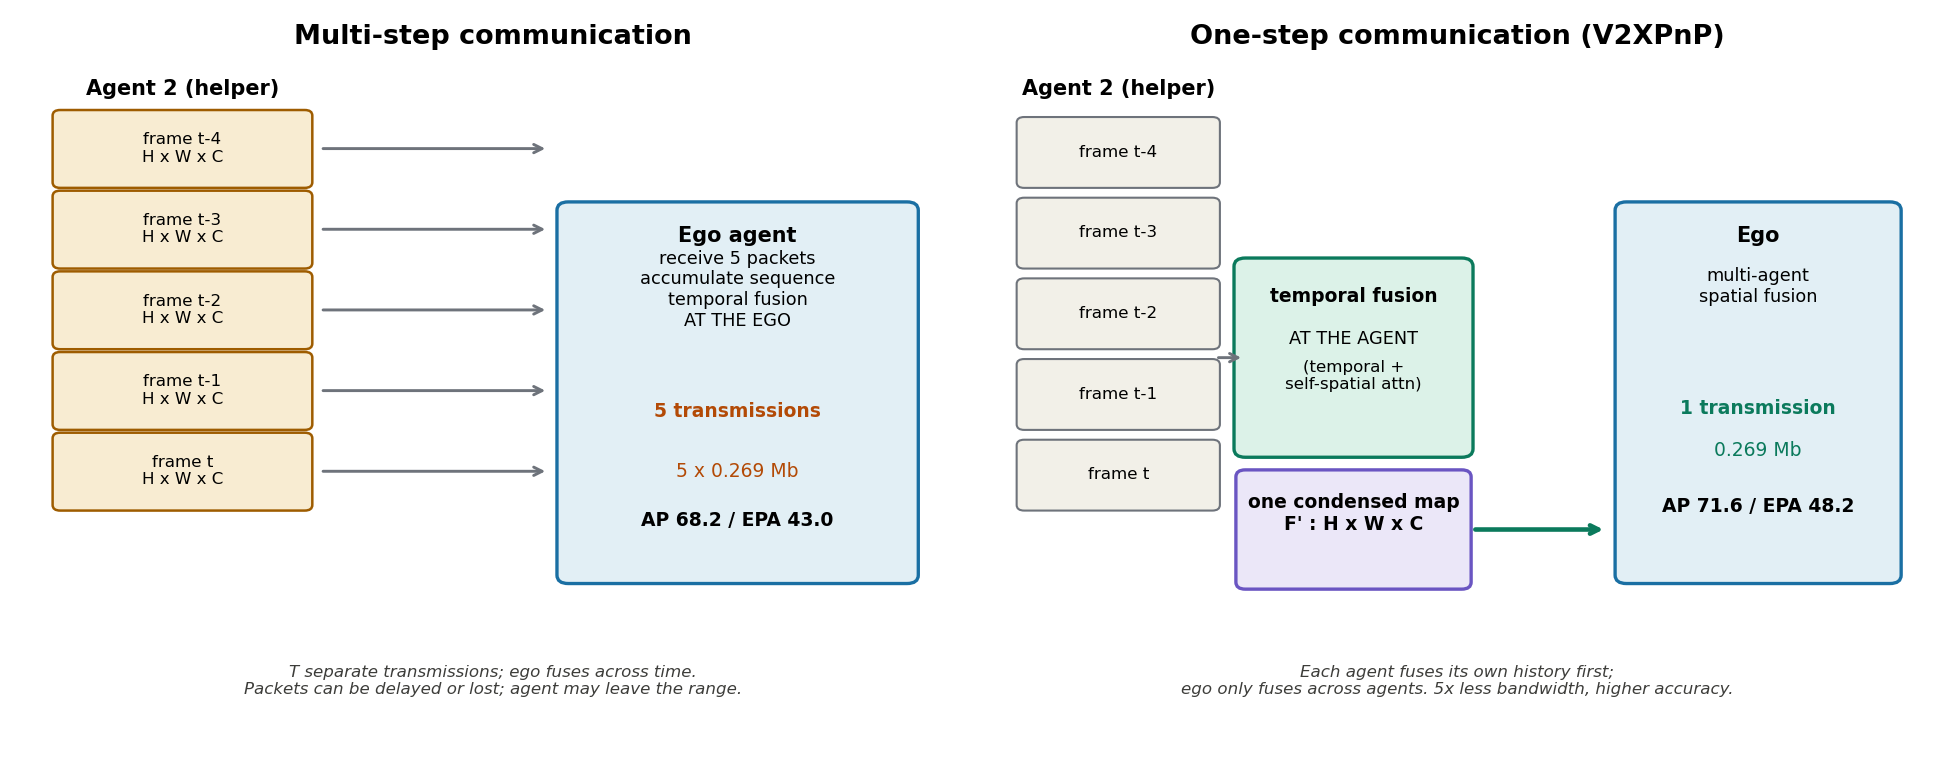

The Python source for this figure:
"""One-step vs multi-step communication in V2XPnP (numbers from Table 2 of the paper)."""
import matplotlib
matplotlib.use("Agg")
import matplotlib.pyplot as plt
import matplotlib.patches as patches

fig, axes = plt.subplots(1, 2, figsize=(13, 5.2))
fig.patch.set_facecolor("white")

# ---------------- left: multi-step ----------------
ax = axes[0]
ax.set_xlim(0, 10); ax.set_ylim(0, 10); ax.axis("off")
ax.set_title("Multi-step communication", fontsize=13, weight="bold")

frames = ["t-4", "t-3", "t-2", "t-1", "t"]
for k, f in enumerate(frames):
    y = 8.2 - k * 1.15
    r = patches.FancyBboxPatch((0.4, y), 2.6, 0.95, boxstyle="round,pad=0.08",
                               facecolor="#f8ecd2", edgecolor="#9e5c00", lw=1.2)
    ax.add_patch(r)
    ax.text(1.7, y + 0.48, f"frame {f}\nH x W x C", ha="center", va="center", fontsize=8)
    ax.annotate("", xy=(5.6, y + 0.48), xytext=(3.15, y + 0.48),
                arrowprops=dict(arrowstyle="->", color="#6e737b", lw=1.4))
ax.text(1.7, 9.45, "Agent 2 (helper)", ha="center", fontsize=10, weight="bold")

ego = patches.FancyBboxPatch((5.8, 2.6), 3.6, 5.2, boxstyle="round,pad=0.12",
                             facecolor="#e2eff5", edgecolor="#1a6fa3", lw=1.6)
ax.add_patch(ego)
ax.text(7.6, 7.35, "Ego agent", ha="center", fontsize=10, weight="bold")
ax.text(7.6, 6.15, "receive 5 packets\naccumulate sequence\ntemporal fusion\nAT THE EGO", ha="center", fontsize=8.5)
ax.text(7.6, 4.85, "5 transmissions", ha="center", fontsize=9, weight="bold", color="#b34a06")
ax.text(7.6, 4.0, "5 x 0.269 Mb", ha="center", fontsize=9, color="#b34a06")
ax.text(7.6, 3.3, "AP 68.2 / EPA 43.0", ha="center", fontsize=9, weight="bold")
ax.text(5, 0.9, "T separate transmissions; ego fuses across time.\n"
                "Packets can be delayed or lost; agent may leave the range.",
        ha="center", fontsize=8, color="#3d3d3a", style="italic")

# ---------------- right: one-step ----------------
ax = axes[1]
ax.set_xlim(0, 10); ax.set_ylim(0, 10); ax.axis("off")
ax.set_title("One-step communication (V2XPnP)", fontsize=13, weight="bold")

for k, f in enumerate(frames):
    y = 8.2 - k * 1.15
    r = patches.FancyBboxPatch((0.4, y), 2.0, 0.85, boxstyle="round,pad=0.08",
                               facecolor="#f2f0e8", edgecolor="#6e737b", lw=1.0)
    ax.add_patch(r)
    ax.text(1.4, y + 0.43, f"frame {f}", ha="center", va="center", fontsize=8)
ax.text(1.4, 9.45, "Agent 2 (helper)", ha="center", fontsize=10, weight="bold")

tf = patches.FancyBboxPatch((2.75, 4.4), 2.3, 2.6, boxstyle="round,pad=0.12",
                            facecolor="#dcf2e8", edgecolor="#0b7a5c", lw=1.6)
ax.add_patch(tf)
ax.text(3.9, 6.5, "temporal fusion", ha="center", fontsize=9, weight="bold")
ax.text(3.9, 5.9, "AT THE AGENT", ha="center", fontsize=8.5)
ax.text(3.9, 5.25, "(temporal +\nself-spatial attn)", ha="center", fontsize=8)
ax.annotate("", xy=(2.75, 5.7), xytext=(2.42, 5.7),
            arrowprops=dict(arrowstyle="->", color="#6e737b", lw=1.4))

cond = patches.FancyBboxPatch((2.75, 2.5), 2.3, 1.5, boxstyle="round,pad=0.1",
                              facecolor="#ebe7f8", edgecolor="#6a55c2", lw=1.6)
ax.add_patch(cond)
ax.text(3.9, 3.25, "one condensed map\nF' : H x W x C", ha="center", fontsize=9, weight="bold")
ax.annotate("", xy=(6.6, 3.25), xytext=(5.15, 3.25),
            arrowprops=dict(arrowstyle="->", color="#0b7a5c", lw=2.2))

ego = patches.FancyBboxPatch((6.8, 2.6), 2.8, 5.2, boxstyle="round,pad=0.12",
                             facecolor="#e2eff5", edgecolor="#1a6fa3", lw=1.6)
ax.add_patch(ego)
ax.text(8.2, 7.35, "Ego", ha="center", fontsize=10, weight="bold")
ax.text(8.2, 6.5, "multi-agent\nspatial fusion", ha="center", fontsize=8.5)
ax.text(8.2, 4.9, "1 transmission", ha="center", fontsize=9, weight="bold", color="#0b7a5c")
ax.text(8.2, 4.3, "0.269 Mb", ha="center", fontsize=9, color="#0b7a5c")
ax.text(8.2, 3.5, "AP 71.6 / EPA 48.2", ha="center", fontsize=9, weight="bold")
ax.text(5, 0.9, "Each agent fuses its own history first;\n"
                "ego only fuses across agents. 5x less bandwidth, higher accuracy.",
        ha="center", fontsize=8, color="#3d3d3a", style="italic")

plt.tight_layout()
out = "/home/hatch/workspace/your_files/paper-xray-40/multi-agent-driving/v2xpnp-xray/fig-comm-strategy.png"
plt.savefig(out, dpi=150)
print("saved", out)
